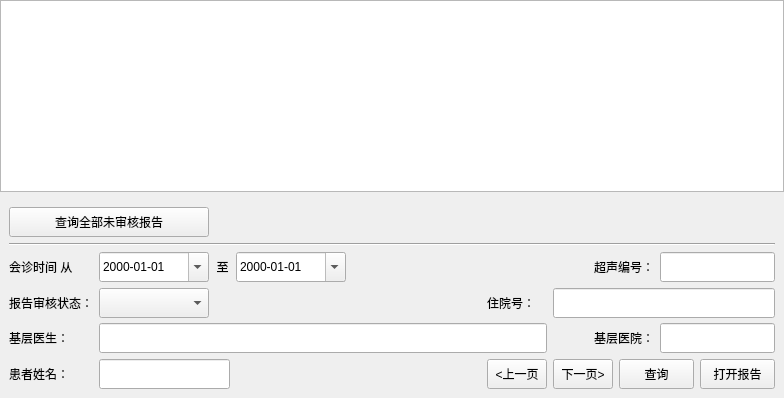
         <widget class="QWidget" name="history_left_widget" native="true">
          <property name="sizePolicy">
           <sizepolicy hsizetype="Preferred" vsizetype="Preferred">
            <horstretch>1</horstretch>
            <verstretch>0</verstretch>
           </sizepolicy>
          </property>
          <layout class="QVBoxLayout" name="verticalLayout_3">
           <property name="leftMargin">
            <number>0</number>
           </property>
           <property name="topMargin">
            <number>0</number>
           </property>
           <property name="rightMargin">
            <number>0</number>
           </property>
           <property name="bottomMargin">
            <number>0</number>
           </property>
           <item>
            <widget class="QTableWidget" name="history_table_widget">
             <property name="font">
              <font>
               <family>宋体</family>
               <pointsize>11</pointsize>
              </font>
             </property>
             <property name="editTriggers">
              <set>QAbstractItemView::NoEditTriggers</set>
             </property>
             <property name="selectionMode">
              <enum>QAbstractItemView::SingleSelection</enum>
             </property>
             <property name="selectionBehavior">
              <enum>QAbstractItemView::SelectRows</enum>
             </property>
             <attribute name="verticalHeaderVisible">
              <bool>false</bool>
             </attribute>
            </widget>
           </item>
           <item>
            <widget class="QWidget" name="history_bottom_widget" native="true">
             <property name="sizePolicy">
              <sizepolicy hsizetype="Expanding" vsizetype="Minimum">
               <horstretch>0</horstretch>
               <verstretch>0</verstretch>
              </sizepolicy>
             </property>
             <property name="minimumSize">
              <size>
               <width>0</width>
               <height>200</height>
              </size>
             </property>
             <property name="maximumSize">
              <size>
               <width>16777215</width>
               <height>200</height>
              </size>
             </property>
             <layout class="QGridLayout" name="gridLayout_6">
              <item row="5" column="5" colspan="2">
               <widget class="QLabel" name="label_20">
                <property name="sizePolicy">
                 <sizepolicy hsizetype="Preferred" vsizetype="Minimum">
                  <horstretch>0</horstretch>
                  <verstretch>0</verstretch>
                 </sizepolicy>
                </property>
                <property name="minimumSize">
                 <size>
                  <width>0</width>
                  <height>30</height>
                 </size>
                </property>
                <property name="maximumSize">
                 <size>
                  <width>16777215</width>
                  <height>30</height>
                 </size>
                </property>
                <property name="text">
                 <string>基层医院：</string>
                </property>
                <property name="alignment">
                 <set>Qt::AlignRight|Qt::AlignTrailing|Qt::AlignVCenter</set>
                </property>
               </widget>
              </item>
              <item row="6" column="6" colspan="2">
               <widget class="QPushButton" name="history_query_button">
                <property name="sizePolicy">
                 <sizepolicy hsizetype="Minimum" vsizetype="Minimum">
                  <horstretch>0</horstretch>
                  <verstretch>0</verstretch>
                 </sizepolicy>
                </property>
                <property name="minimumSize">
                 <size>
                  <width>75</width>
                  <height>30</height>
                 </size>
                </property>
                <property name="maximumSize">
                 <size>
                  <width>75</width>
                  <height>30</height>
                 </size>
                </property>
                <property name="text">
                 <string>查询</string>
                </property>
                <property name="icon">
                 <iconset resource="ultrasound_consultant.qrc">
                  <normaloff>:/UltrasoundConsultant/Resources/search.png</normaloff>:/UltrasoundConsultant/Resources/search.png</iconset>
                </property>
               </widget>
              </item>
              <item row="6" column="4">
               <widget class="QPushButton" name="history_pre_button">
                <property name="sizePolicy">
                 <sizepolicy hsizetype="Minimum" vsizetype="Minimum">
                  <horstretch>0</horstretch>
                  <verstretch>0</verstretch>
                 </sizepolicy>
                </property>
                <property name="minimumSize">
                 <size>
                  <width>60</width>
                  <height>30</height>
                 </size>
                </property>
                <property name="maximumSize">
                 <size>
                  <width>60</width>
                  <height>30</height>
                 </size>
                </property>
                <property name="text">
                 <string>&lt;上一页</string>
                </property>
               </widget>
              </item>
              <item row="5" column="1" colspan="4">
               <widget class="QLineEdit" name="history_primary_line_edit">
                <property name="sizePolicy">
                 <sizepolicy hsizetype="Expanding" vsizetype="Minimum">
                  <horstretch>0</horstretch>
                  <verstretch>0</verstretch>
                 </sizepolicy>
                </property>
                <property name="minimumSize">
                 <size>
                  <width>0</width>
                  <height>30</height>
                 </size>
                </property>
                <property name="maximumSize">
                 <size>
                  <width>16777215</width>
                  <height>30</height>
                 </size>
                </property>
               </widget>
              </item>
              <item row="6" column="5">
               <widget class="QPushButton" name="history_next_button">
                <property name="sizePolicy">
                 <sizepolicy hsizetype="Minimum" vsizetype="Minimum">
                  <horstretch>0</horstretch>
                  <verstretch>0</verstretch>
                 </sizepolicy>
                </property>
                <property name="minimumSize">
                 <size>
                  <width>60</width>
                  <height>30</height>
                 </size>
                </property>
                <property name="maximumSize">
                 <size>
                  <width>60</width>
                  <height>30</height>
                 </size>
                </property>
                <property name="text">
                 <string>下一页&gt;</string>
                </property>
               </widget>
              </item>
              <item row="6" column="3">
               <spacer name="horizontalSpacer_3">
                <property name="orientation">
                 <enum>Qt::Horizontal</enum>
                </property>
                <property name="sizeHint" stdset="0">
                 <size>
                  <width>245</width>
                  <height>20</height>
                 </size>
                </property>
               </spacer>
              </item>
              <item row="6" column="8" colspan="2">
               <widget class="QPushButton" name="history_open_button">
                <property name="sizePolicy">
                 <sizepolicy hsizetype="Minimum" vsizetype="Minimum">
                  <horstretch>0</horstretch>
                  <verstretch>0</verstretch>
                 </sizepolicy>
                </property>
                <property name="minimumSize">
                 <size>
                  <width>75</width>
                  <height>30</height>
                 </size>
                </property>
                <property name="maximumSize">
                 <size>
                  <width>75</width>
                  <height>30</height>
                 </size>
                </property>
                <property name="text">
                 <string>打开报告</string>
                </property>
               </widget>
              </item>
              <item row="4" column="1">
               <widget class="QComboBox" name="history_report_status_combo_box">
                <property name="sizePolicy">
                 <sizepolicy hsizetype="Preferred" vsizetype="Minimum">
                  <horstretch>0</horstretch>
                  <verstretch>0</verstretch>
                 </sizepolicy>
                </property>
                <property name="minimumSize">
                 <size>
                  <width>0</width>
                  <height>30</height>
                 </size>
                </property>
                <property name="maximumSize">
                 <size>
                  <width>16777215</width>
                  <height>30</height>
                 </size>
                </property>
               </widget>
              </item>
              <item row="4" column="4">
               <widget class="QLabel" name="label_23">
                <property name="text">
                 <string>住院号：</string>
                </property>
               </widget>
              </item>
              <item row="4" column="0">
               <widget class="QLabel" name="label_22">
                <property name="text">
                 <string>报告审核状态：</string>
                </property>
               </widget>
              </item>
              <item row="2" column="3" colspan="2">
               <widget class="QDateEdit" name="history_end_date_edit">
                <property name="sizePolicy">
                 <sizepolicy hsizetype="Minimum" vsizetype="Minimum">
                  <horstretch>0</horstretch>
                  <verstretch>0</verstretch>
                 </sizepolicy>
                </property>
                <property name="minimumSize">
                 <size>
                  <width>110</width>
                  <height>30</height>
                 </size>
                </property>
                <property name="maximumSize">
                 <size>
                  <width>110</width>
                  <height>30</height>
                 </size>
                </property>
                <property name="locale">
                 <locale language="Chinese" country="China"/>
                </property>
                <property name="displayFormat">
                 <string>yyyy-MM-dd</string>
                </property>
                <property name="calendarPopup">
                 <bool>true</bool>
                </property>
               </widget>
              </item>
              <item row="2" column="2">
               <widget class="QLabel" name="label_16">
                <property name="sizePolicy">
                 <sizepolicy hsizetype="Minimum" vsizetype="Minimum">
                  <horstretch>0</horstretch>
                  <verstretch>0</verstretch>
                 </sizepolicy>
                </property>
                <property name="minimumSize">
                 <size>
                  <width>15</width>
                  <height>30</height>
                 </size>
                </property>
                <property name="maximumSize">
                 <size>
                  <width>15</width>
                  <height>30</height>
                 </size>
                </property>
                <property name="text">
                 <string>至</string>
                </property>
                <property name="alignment">
                 <set>Qt::AlignCenter</set>
                </property>
               </widget>
              </item>
              <item row="2" column="0">
               <widget class="QLabel" name="label_15">
                <property name="sizePolicy">
                 <sizepolicy hsizetype="Preferred" vsizetype="Minimum">
                  <horstretch>0</horstretch>
                  <verstretch>0</verstretch>
                 </sizepolicy>
                </property>
                <property name="minimumSize">
                 <size>
                  <width>0</width>
                  <height>30</height>
                 </size>
                </property>
                <property name="maximumSize">
                 <size>
                  <width>16777215</width>
                  <height>30</height>
                 </size>
                </property>
                <property name="text">
                 <string>会诊时间 从 </string>
                </property>
               </widget>
              </item>
              <item row="6" column="0">
               <widget class="QLabel" name="label_18">
                <property name="sizePolicy">
                 <sizepolicy hsizetype="Preferred" vsizetype="Minimum">
                  <horstretch>0</horstretch>
                  <verstretch>0</verstretch>
                 </sizepolicy>
                </property>
                <property name="minimumSize">
                 <size>
                  <width>0</width>
                  <height>30</height>
                 </size>
                </property>
                <property name="maximumSize">
                 <size>
                  <width>16777215</width>
                  <height>30</height>
                 </size>
                </property>
                <property name="text">
                 <string>患者姓名：</string>
                </property>
                <property name="alignment">
                 <set>Qt::AlignLeading|Qt::AlignLeft|Qt::AlignVCenter</set>
                </property>
               </widget>
              </item>
              <item row="2" column="1">
               <widget class="QDateEdit" name="history_start_date_edit">
                <property name="sizePolicy">
                 <sizepolicy hsizetype="Minimum" vsizetype="Minimum">
                  <horstretch>0</horstretch>
                  <verstretch>0</verstretch>
                 </sizepolicy>
                </property>
                <property name="minimumSize">
                 <size>
                  <width>110</width>
                  <height>30</height>
                 </size>
                </property>
                <property name="maximumSize">
                 <size>
                  <width>110</width>
                  <height>30</height>
                 </size>
                </property>
                <property name="locale">
                 <locale language="Chinese" country="China"/>
                </property>
                <property name="displayFormat">
                 <string>yyyy-MM-dd</string>
                </property>
                <property name="calendarPopup">
                 <bool>true</bool>
                </property>
               </widget>
              </item>
              <item row="5" column="0">
               <widget class="QLabel" name="label_17">
                <property name="sizePolicy">
                 <sizepolicy hsizetype="Preferred" vsizetype="Minimum">
                  <horstretch>0</horstretch>
                  <verstretch>0</verstretch>
                 </sizepolicy>
                </property>
                <property name="minimumSize">
                 <size>
                  <width>0</width>
                  <height>30</height>
                 </size>
                </property>
                <property name="maximumSize">
                 <size>
                  <width>16777215</width>
                  <height>30</height>
                 </size>
                </property>
                <property name="text">
                 <string>基层医生：</string>
                </property>
               </widget>
              </item>
              <item row="6" column="1" colspan="2">
               <widget class="QLineEdit" name="history_name_line_edit">
                <property name="sizePolicy">
                 <sizepolicy hsizetype="Expanding" vsizetype="Minimum">
                  <horstretch>0</horstretch>
                  <verstretch>0</verstretch>
                 </sizepolicy>
                </property>
                <property name="minimumSize">
                 <size>
                  <width>0</width>
                  <height>30</height>
                 </size>
                </property>
                <property name="maximumSize">
                 <size>
                  <width>16777215</width>
                  <height>30</height>
                 </size>
                </property>
               </widget>
              </item>
              <item row="2" column="5" colspan="2">
               <widget class="QLabel" name="label_19">
                <property name="sizePolicy">
                 <sizepolicy hsizetype="Preferred" vsizetype="Minimum">
                  <horstretch>0</horstretch>
                  <verstretch>0</verstretch>
                 </sizepolicy>
                </property>
                <property name="minimumSize">
                 <size>
                  <width>0</width>
                  <height>30</height>
                 </size>
                </property>
                <property name="maximumSize">
                 <size>
                  <width>16777215</width>
                  <height>30</height>
                 </size>
                </property>
                <property name="text">
                 <string>超声编号：</string>
                </property>
                <property name="alignment">
                 <set>Qt::AlignRight|Qt::AlignTrailing|Qt::AlignVCenter</set>
                </property>
               </widget>
              </item>
              <item row="0" column="0" colspan="2">
               <widget class="QPushButton" name="history_report_query_wait_button">
                <property name="sizePolicy">
                 <sizepolicy hsizetype="Minimum" vsizetype="Minimum">
                  <horstretch>0</horstretch>
                  <verstretch>0</verstretch>
                 </sizepolicy>
                </property>
                <property name="minimumSize">
                 <size>
                  <width>0</width>
                  <height>30</height>
                 </size>
                </property>
                <property name="maximumSize">
                 <size>
                  <width>16777215</width>
                  <height>30</height>
                 </size>
                </property>
                <property name="text">
                 <string>查询全部未审核报告</string>
                </property>
               </widget>
              </item>
              <item row="1" column="0" colspan="10">
               <widget class="Line" name="line_7">
                <property name="sizePolicy">
                 <sizepolicy hsizetype="Expanding" vsizetype="Fixed">
                  <horstretch>0</horstretch>
                  <verstretch>0</verstretch>
                 </sizepolicy>
                </property>
                <property name="orientation">
                 <enum>Qt::Horizontal</enum>
                </property>
               </widget>
              </item>
              <item row="4" column="5" colspan="5">
               <widget class="QLineEdit" name="history_patient_id_line_edit">
                <property name="sizePolicy">
                 <sizepolicy hsizetype="Expanding" vsizetype="Minimum">
                  <horstretch>0</horstretch>
                  <verstretch>0</verstretch>
                 </sizepolicy>
                </property>
                <property name="minimumSize">
                 <size>
                  <width>0</width>
                  <height>30</height>
                 </size>
                </property>
                <property name="maximumSize">
                 <size>
                  <width>16777215</width>
                  <height>30</height>
                 </size>
                </property>
               </widget>
              </item>
              <item row="5" column="7" colspan="3">
               <widget class="QLineEdit" name="history_hospital_line_edit">
                <property name="sizePolicy">
                 <sizepolicy hsizetype="Expanding" vsizetype="Minimum">
                  <horstretch>0</horstretch>
                  <verstretch>0</verstretch>
                 </sizepolicy>
                </property>
                <property name="minimumSize">
                 <size>
                  <width>0</width>
                  <height>30</height>
                 </size>
                </property>
                <property name="maximumSize">
                 <size>
                  <width>16777215</width>
                  <height>30</height>
                 </size>
                </property>
               </widget>
              </item>
              <item row="2" column="7" colspan="3">
               <widget class="QLineEdit" name="history_uid_line_edit">
                <property name="sizePolicy">
                 <sizepolicy hsizetype="Expanding" vsizetype="Minimum">
                  <horstretch>0</horstretch>
                  <verstretch>0</verstretch>
                 </sizepolicy>
                </property>
                <property name="minimumSize">
                 <size>
                  <width>0</width>
                  <height>30</height>
                 </size>
                </property>
                <property name="maximumSize">
                 <size>
                  <width>16777215</width>
                  <height>30</height>
                 </size>
                </property>
               </widget>
              </item>
             </layout>
             <zorder>history_query_button</zorder>
             <zorder>label_15</zorder>
             <zorder>history_start_date_edit</zorder>
             <zorder>history_end_date_edit</zorder>
             <zorder>label_16</zorder>
             <zorder>label_17</zorder>
             <zorder>history_primary_line_edit</zorder>
             <zorder>label_18</zorder>
             <zorder>history_name_line_edit</zorder>
             <zorder>history_uid_line_edit</zorder>
             <zorder>label_19</zorder>
             <zorder>history_hospital_line_edit</zorder>
             <zorder>label_20</zorder>
             <zorder>horizontalSpacer_3</zorder>
             <zorder>history_pre_button</zorder>
             <zorder>history_next_button</zorder>
             <zorder>history_open_button</zorder>
             <zorder>label_22</zorder>
             <zorder>history_report_status_combo_box</zorder>
             <zorder>label_23</zorder>
             <zorder>history_patient_id_line_edit</zorder>
             <zorder>history_report_query_wait_button</zorder>
             <zorder>line_7</zorder>
            </widget>
           </item>
          </layout>
         </widget>
